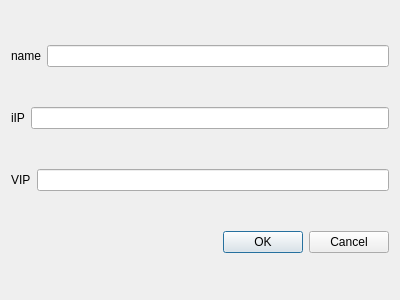
<?xml version="1.0" encoding="UTF-8"?>
<ui version="4.0">
 <class>AddPeerDialog</class>
 <widget class="QDialog" name="AddPeerDialog">
  <property name="geometry">
   <rect>
    <x>0</x>
    <y>0</y>
    <width>400</width>
    <height>300</height>
   </rect>
  </property>
  <property name="windowTitle">
   <string>Dialog</string>
  </property>
  <layout class="QGridLayout" name="gridLayout">
   <item row="0" column="0">
    <layout class="QHBoxLayout" name="horizontalLayout">
     <item>
      <widget class="QLabel" name="label">
       <property name="text">
        <string>name</string>
       </property>
      </widget>
     </item>
     <item>
      <widget class="QLineEdit" name="nameEdit"/>
     </item>
    </layout>
   </item>
   <item row="1" column="0">
    <layout class="QHBoxLayout" name="horizontalLayout_2">
     <item>
      <widget class="QLabel" name="label_2">
       <property name="text">
        <string>iIP</string>
       </property>
      </widget>
     </item>
     <item>
      <widget class="QLineEdit" name="nameEdit_2"/>
     </item>
    </layout>
   </item>
   <item row="2" column="0">
    <layout class="QHBoxLayout" name="horizontalLayout_3">
     <item>
      <widget class="QLabel" name="label_3">
       <property name="text">
        <string>VIP</string>
       </property>
      </widget>
     </item>
     <item>
      <widget class="QLineEdit" name="nameEdit_3"/>
     </item>
    </layout>
   </item>
   <item row="3" column="0">
    <widget class="QDialogButtonBox" name="buttonBox">
     <property name="orientation">
      <enum>Qt::Horizontal</enum>
     </property>
     <property name="standardButtons">
      <set>QDialogButtonBox::Cancel|QDialogButtonBox::Ok</set>
     </property>
    </widget>
   </item>
  </layout>
 </widget>
 <resources/>
 <connections>
  <connection>
   <sender>buttonBox</sender>
   <signal>accepted()</signal>
   <receiver>AddPeerDialog</receiver>
   <slot>accept()</slot>
   <hints>
    <hint type="sourcelabel">
     <x>248</x>
     <y>254</y>
    </hint>
    <hint type="destinationlabel">
     <x>157</x>
     <y>274</y>
    </hint>
   </hints>
  </connection>
  <connection>
   <sender>buttonBox</sender>
   <signal>rejected()</signal>
   <receiver>AddPeerDialog</receiver>
   <slot>reject()</slot>
   <hints>
    <hint type="sourcelabel">
     <x>316</x>
     <y>260</y>
    </hint>
    <hint type="destinationlabel">
     <x>286</x>
     <y>274</y>
    </hint>
   </hints>
  </connection>
 </connections>
</ui>
